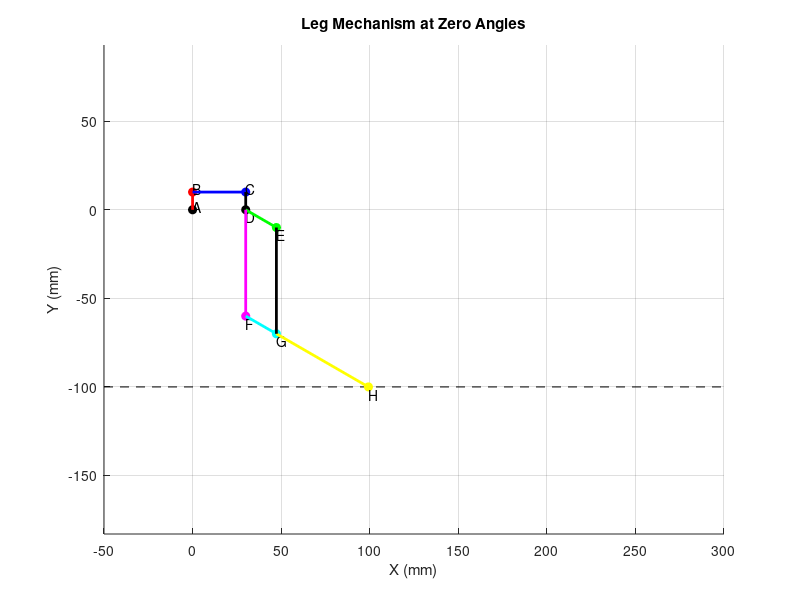

This figure's MATLAB source:
clear; close all; clc;

%% Given Link Lengths (in mm)
AB = 10; CB = 30; CD = 10; DE = 20;
DF = 60; EG = 60; FG = 20; GH = 60;

%% Fixed Points
A = [0; 0];
D = [30; 0]; 

%% Angles at zero configuration
theta1 = 0; % Motor 1 angle
theta2 = 0; % Motor 2 angle

%% Directions
% DC vertical (up at zero)
DC_dir = [0;1];

% DE at -120° from DC
angle_DE = -120*pi/180;
R = [cos(angle_DE), -sin(angle_DE); sin(angle_DE), cos(angle_DE)];
DE_dir = R*DC_dir; 

%% Points B, C, E
B = A + AB*DC_dir;
C = D + CD*DC_dir;
E = D + DE*DE_dir;

%% For Motor 2 zero: DF vertical down
DF_dir = [0;-1];
F = D + DF*DF_dir;

% Points G and H along F in direction parallel to DE
% We know F-G = 20 mm and G-H = 60 mm. 
G = F + FG*DE_dir;
H = G + GH*DE_dir;

%% Plot
figure; hold on; grid on; 
title('Leg Mechanism at Zero Angles');
xlabel('X (mm)');
ylabel('Y (mm)');

% Ground line
y_ground = -100; 
plot([-50, 300], [y_ground, y_ground], 'k--');

% Plot Points
plot(A(1),A(2),'ko','MarkerFaceColor','k'); text(A(1), A(2)+2,'A');
plot(B(1),B(2),'ro','MarkerFaceColor','r'); text(B(1), B(2)+2,'B');
plot(C(1),C(2),'bo','MarkerFaceColor','b'); text(C(1), C(2)+2,'C');
plot(D(1),D(2),'ko','MarkerFaceColor','k'); text(D(1), D(2)-4,'D');
plot(E(1),E(2),'go','MarkerFaceColor','g'); text(E(1), E(2)-4,'E');
plot(F(1),F(2),'mo','MarkerFaceColor','m'); text(F(1), F(2)-4,'F');
plot(G(1),G(2),'co','MarkerFaceColor','c'); text(G(1), G(2)-4,'G');
plot(H(1),H(2),'yo','MarkerFaceColor','y'); text(H(1), H(2)-4,'H');

% Draw links
plot([A(1), B(1)], [A(2), B(2)], 'r-', 'LineWidth',2);
plot([B(1), C(1)], [B(2), C(2)], 'b-', 'LineWidth',2);
plot([C(1), D(1)], [C(2), D(2)], 'k-', 'LineWidth',2);
plot([D(1), E(1)], [D(2), E(2)], 'g-', 'LineWidth',2);
plot([D(1), F(1)], [D(2), F(2)], 'm-', 'LineWidth',2);
plot([F(1), G(1)], [F(2), G(2)], 'c-', 'LineWidth',2);
plot([G(1), H(1)], [G(2), H(2)], 'y-', 'LineWidth',2);

% If E and G need to be connected by a link:
plot([E(1), G(1)], [E(2), G(2)], 'k-', 'LineWidth',2);

axis equal;
axis tight;
hold off;
